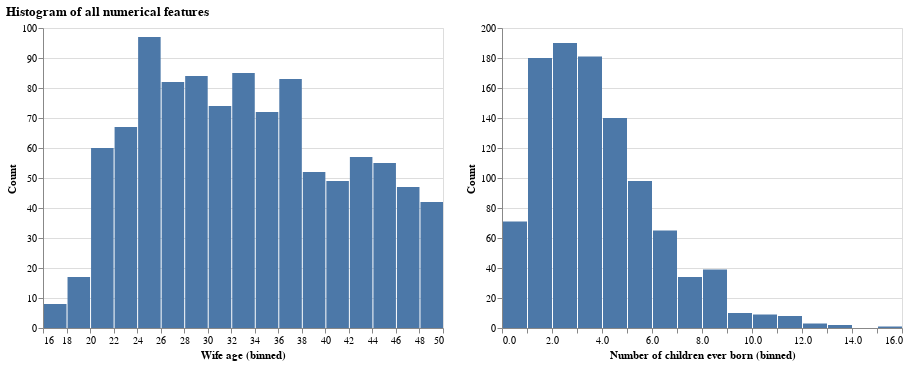

The notebook cell saved with this chart:
### Markdown cell above
### 3.2 Plot the Histogram of all numerical features

### Code cell
alt.Chart(train_df).mark_bar().encode(
    x=alt.X(alt.repeat(), type="quantitative", bin=alt.Bin(maxbins=30)),
    y=alt.Y("count()", title="Count"),
).repeat(numerical_features, title="Histogram of all numerical features")

### Figure 1 — Vega-Lite specification as saved in the notebook (floating-point values rounded to 4 significant figures; data arrays with more than 128 entries replaced by an {"elided": "..."} marker saying what was removed)
{"$schema": "https://vega.github.io/schema/vega-lite/v4.8.1.json", "config": {"view": {"continuousHeight": 300, "continuousWidth": 400}}, "datasets": {"data-3240f27c6e3813098ae09b3ae04a17da": {"elided": "1031 records"}}, "repeat": ["Wife age", "Number of children ever born"], "spec": {"data": {"name": "data-3240f27c6e3813098ae09b3ae04a17da"}, "encoding": {"x": {"bin": {"maxbins": 30}, "field": {"repeat": "repeat"}, "type": "quantitative"}, "y": {"aggregate": "count", "title": "Count", "type": "quantitative"}}, "mark": "bar"}, "title": "Histogram of all numerical features"}
